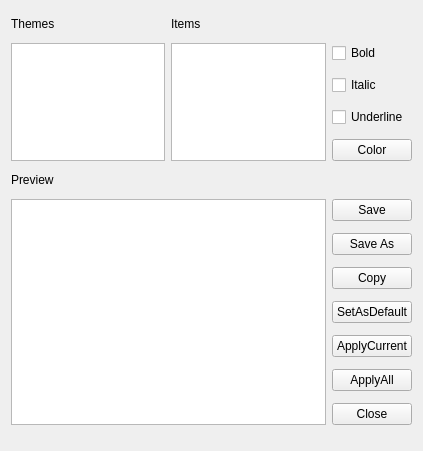
<?xml version="1.0" encoding="UTF-8"?>
<ui version="4.0">
 <class>FormThemes</class>
 <widget class="QWidget" name="FormThemes">
  <property name="geometry">
   <rect>
    <x>0</x>
    <y>0</y>
    <width>423</width>
    <height>451</height>
   </rect>
  </property>
  <property name="windowTitle">
   <string>Form</string>
  </property>
  <layout class="QGridLayout" name="gridLayout">
   <item row="0" column="0">
    <widget class="QLabel" name="labelTheme">
     <property name="sizePolicy">
      <sizepolicy hsizetype="Preferred" vsizetype="Fixed">
       <horstretch>0</horstretch>
       <verstretch>0</verstretch>
      </sizepolicy>
     </property>
     <property name="text">
      <string>Themes</string>
     </property>
    </widget>
   </item>
   <item row="0" column="1">
    <widget class="QLabel" name="labelItems">
     <property name="sizePolicy">
      <sizepolicy hsizetype="Preferred" vsizetype="Fixed">
       <horstretch>0</horstretch>
       <verstretch>0</verstretch>
      </sizepolicy>
     </property>
     <property name="text">
      <string>Items</string>
     </property>
    </widget>
   </item>
   <item row="1" column="0" rowspan="4">
    <widget class="QListWidget" name="listThemes">
     <property name="minimumSize">
      <size>
       <width>0</width>
       <height>0</height>
      </size>
     </property>
     <property name="maximumSize">
      <size>
       <width>16777215</width>
       <height>16777215</height>
      </size>
     </property>
    </widget>
   </item>
   <item row="1" column="1" rowspan="4">
    <widget class="QListWidget" name="listItems">
     <property name="minimumSize">
      <size>
       <width>0</width>
       <height>0</height>
      </size>
     </property>
     <property name="maximumSize">
      <size>
       <width>16777215</width>
       <height>16777215</height>
      </size>
     </property>
    </widget>
   </item>
   <item row="1" column="2">
    <widget class="QCheckBox" name="checkBold">
     <property name="text">
      <string>Bold</string>
     </property>
    </widget>
   </item>
   <item row="2" column="2">
    <widget class="QCheckBox" name="checkItalic">
     <property name="text">
      <string>Italic</string>
     </property>
    </widget>
   </item>
   <item row="3" column="2">
    <widget class="QCheckBox" name="checkUnderline">
     <property name="text">
      <string>Underline</string>
     </property>
    </widget>
   </item>
   <item row="4" column="2">
    <widget class="QPushButton" name="buttonColor">
     <property name="maximumSize">
      <size>
       <width>120</width>
       <height>16777215</height>
      </size>
     </property>
     <property name="text">
      <string>Color</string>
     </property>
    </widget>
   </item>
   <item row="5" column="0">
    <widget class="QLabel" name="label">
     <property name="sizePolicy">
      <sizepolicy hsizetype="Preferred" vsizetype="Fixed">
       <horstretch>0</horstretch>
       <verstretch>0</verstretch>
      </sizepolicy>
     </property>
     <property name="text">
      <string>Preview</string>
     </property>
    </widget>
   </item>
   <item row="6" column="0" rowspan="7" colspan="2">
    <widget class="QPlainTextEdit" name="plainThemeText"/>
   </item>
   <item row="6" column="2">
    <widget class="QPushButton" name="buttonSave">
     <property name="text">
      <string>Save</string>
     </property>
    </widget>
   </item>
   <item row="7" column="2">
    <widget class="QPushButton" name="buttonSaveAs">
     <property name="text">
      <string>Save As</string>
     </property>
    </widget>
   </item>
   <item row="8" column="2">
    <widget class="QPushButton" name="buttonCopy">
     <property name="text">
      <string>Copy</string>
     </property>
    </widget>
   </item>
   <item row="9" column="2">
    <widget class="QPushButton" name="buttonDefault">
     <property name="text">
      <string>SetAsDefault</string>
     </property>
    </widget>
   </item>
   <item row="10" column="2">
    <widget class="QPushButton" name="buttonApply">
     <property name="text">
      <string>ApplyCurrent</string>
     </property>
    </widget>
   </item>
   <item row="11" column="2">
    <widget class="QPushButton" name="buttonApplyAll">
     <property name="text">
      <string>ApplyAll</string>
     </property>
    </widget>
   </item>
   <item row="12" column="2">
    <widget class="QPushButton" name="buttonClose">
     <property name="text">
      <string>Close</string>
     </property>
    </widget>
   </item>
  </layout>
 </widget>
 <resources/>
 <connections/>
</ui>
